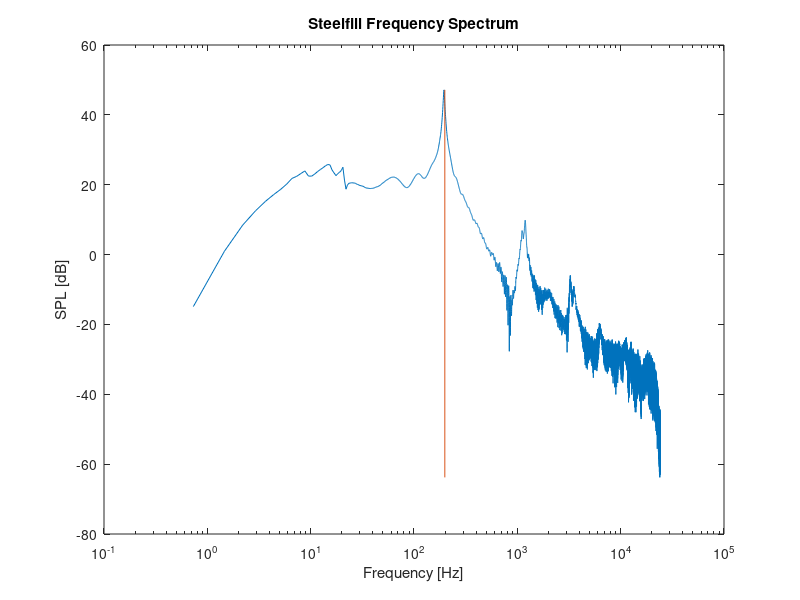

Reproduce this figure in MATLAB. (Note: this script raises an error after producing the figure.)
clc
clear

%Read in from file
fid = fopen('steelfill-averaged-2.txt','r');

data = textscan(fid, '%f %f %f','CommentStyle','*');
f = data{1};
dB = data{2};
fclose(fid);

%Solution data
ElmerFreqs = [
198.74
902.68
1092.24
1216.99
3310.83
3391.18
];

InPlane = [
194.1039648
1216.433475
3405.307017
];
%Plot
figure(1)
p1 = semilogx(f,dB);
xlabel('Frequency [Hz]')
ylabel('SPL [dB]')
title('Steelfill Frequency Spectrum')

for i = 1:length(ElmerFreqs)
   l1=  line([ElmerFreqs(i) ElmerFreqs(i)], [min(dB) max(dB)]);
   l1.Color = 'k';
   l1.LineWidth = 2;
   l1.LineStyle = '--';
end

for i = 1:length(InPlane)
   l2=  line([InPlane(i) InPlane(i)], [min(dB) max(dB)]);
   l2.Color = 'r';
   l2.LineWidth = 2;
   l2.LineStyle = '--';
end
legend([p1,l1,l2],{'Data','Elmer Solutions','Analytic Solutions'})
ylim([min(dB),max(dB)]);
xlim([min(f),max(f)]);

%fn vs n
figure(2)
plot(1:length(ElmerFreqs),ElmerFreqs,'--bo');
hold on
plot([1,4,5],InPlane,'*r','Linewidth',2);
xlabel('Mode Number n')
ylabel('Natural Frequency [Hz]')
title('Steelfill - Natural Frequencies')
xticks([1,2,3,4,5,6])
legend('Elmer Solutions','In-Plane Bending Analytic Solutions')